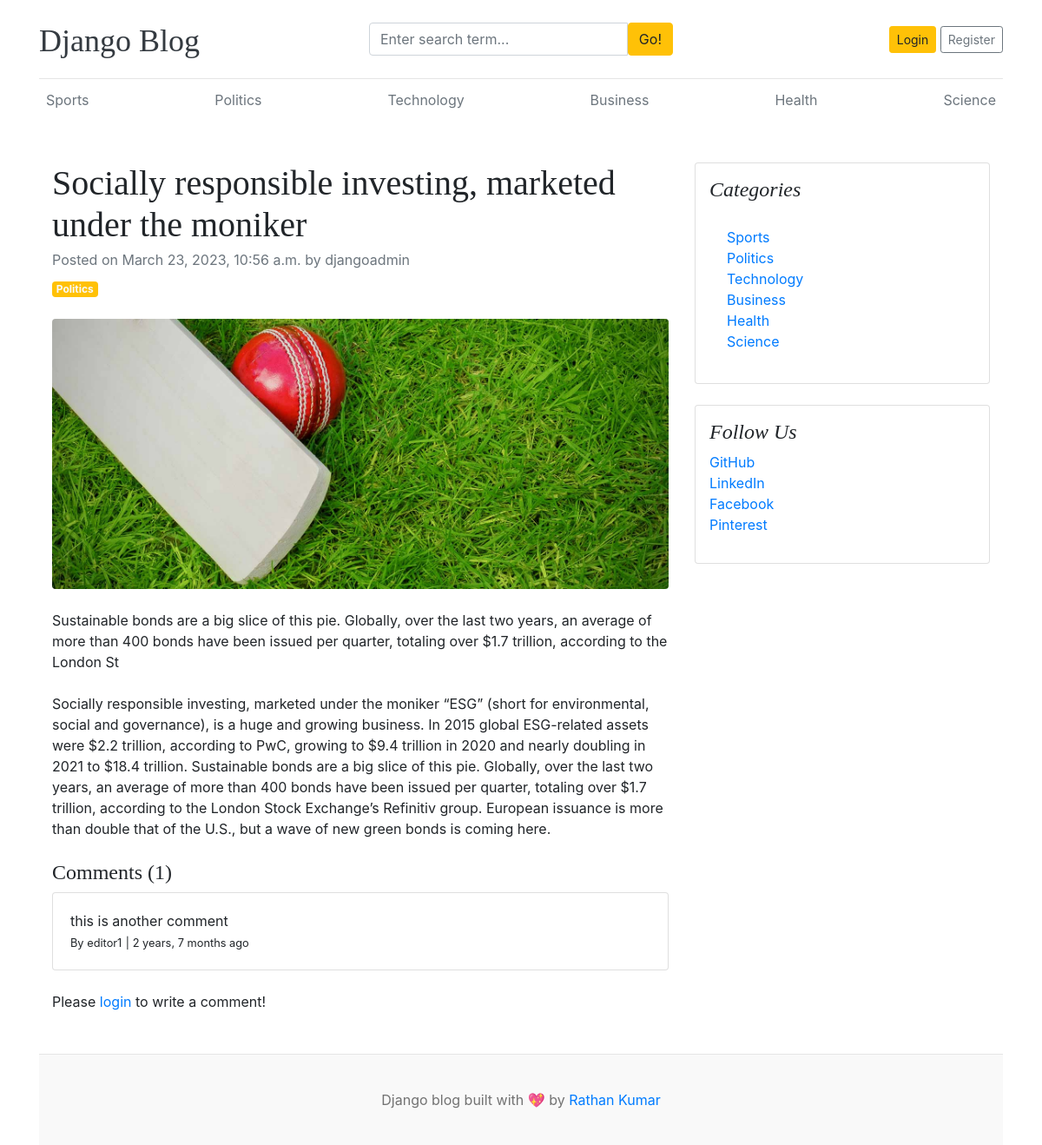
The app's page /blogs/socially-responsible-investing-marketed-under-the-moniker/, older data.
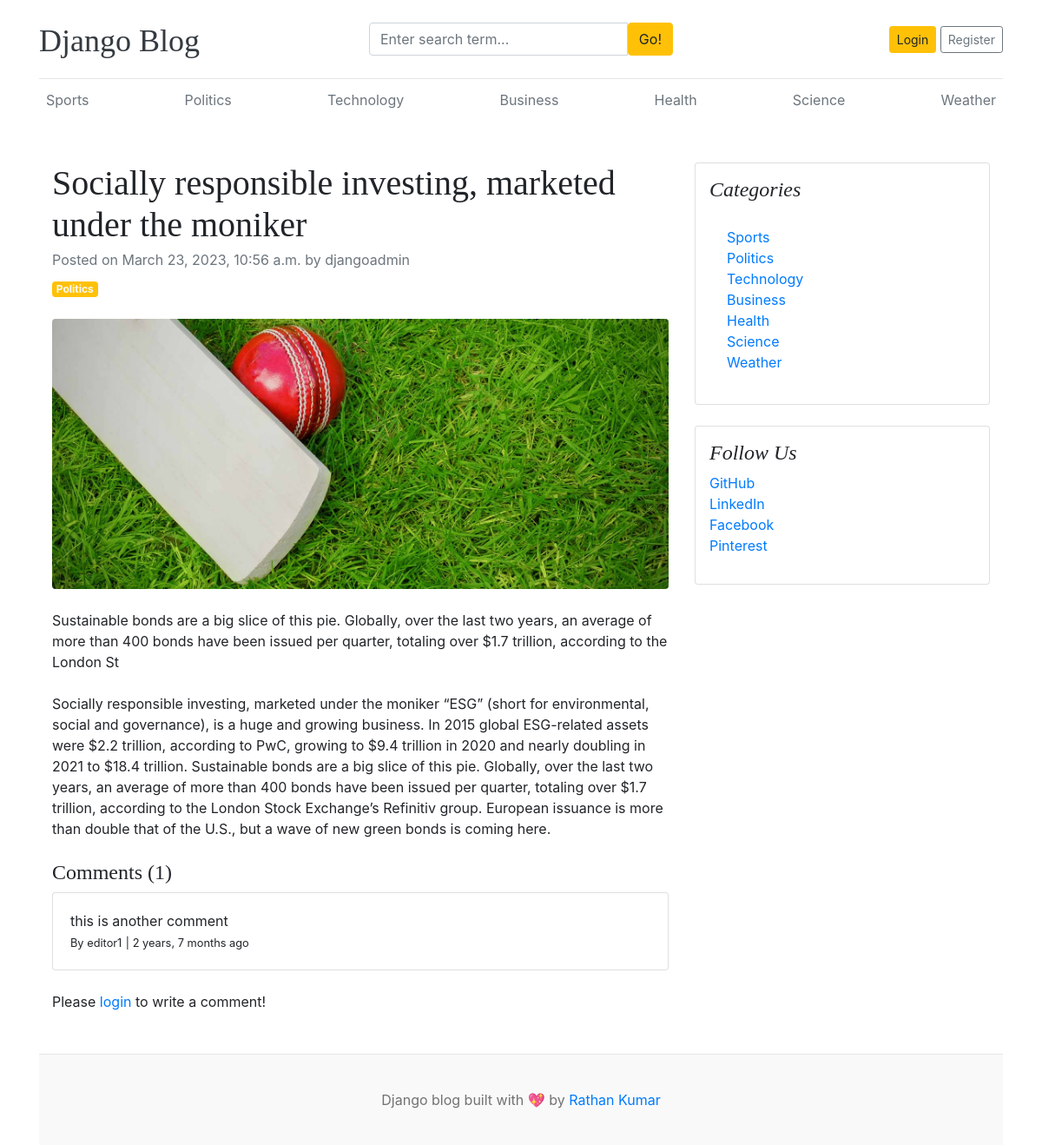
The same page, newer data.
### blogs/models.py (models this page shows, shortened)
class Category(models.Model):
    category_name = models.CharField(max_length=50, unique=True)
    created_at = models.DateTimeField(auto_now_add=True)
    updated_at = models.DateTimeField(auto_now=True)
    class Meta:
        verbose_name_plural = 'categories'
    def __str__(self):
        return self.category_name

class Blog(models.Model):
    title = models.CharField(max_length=100)
    slug = models.SlugField(max_length=150, unique=True, blank=True)
    category = models.ForeignKey(Category, on_delete=models.CASCADE)
    author = models.ForeignKey(User, on_delete=models.CASCADE)
    featured_image = models.ImageField(upload_to='uploads/%Y/%m/%d')
    short_description = models.TextField(max_length=500)
    blog_body = models.TextField(max_length=2000)
    status = models.CharField(max_length=20, choices=STATUS_CHOICES, default="Draft")
    is_featured = models.BooleanField(default=False)
    created_at = models.DateTimeField(auto_now_add=True)
    updated_at = models.DateTimeField(auto_now=True)

class Comment(models.Model):
    user = models.ForeignKey(User, on_delete=models.CASCADE)
    blog = models.ForeignKey(Blog, on_delete=models.CASCADE)
    comment = models.TextField(max_length=250)
    created_at = models.DateTimeField(auto_now_add=True)
    updated_at = models.DateTimeField(auto_now=True)
    def __str__(self):
        return self.comment

### assignments/models.py (models this page shows, shortened)
class SocialLink(models.Model):
    platform = models.CharField(max_length=25)
    link = models.URLField(max_length=100)
    created_at = models.DateTimeField(auto_now_add=True)
    updated_at = models.DateTimeField(auto_now=True)

### blogs/views.py (the view, shortened to what this page needs)
# urls.py: path('blogs/<slug:slug>/', BlogsView.blogs, name='blogs'),
def blogs(request, slug):
    single_blog = get_object_or_404(Blog, slug=slug, status='Published')
    comments = Comment.objects.filter(blog=single_blog)
    comment_count = comments.count()
    context = {
        'single_blog': single_blog,
        'comments': comments,
        'comment_count': comment_count,
    }
    return render(request, 'blogs.html', context)

### blogs/context_processors.py (called while the page is built)
def get_categories(request):
    categories = Category.objects.all()
    return dict(categories=categories)

def get_social_links(request):
    social_links = SocialLink.objects.all()
    return dict(social_links=social_links)

### templates/blogs.html
{% extends 'base.html' %}
{% block content %}
<div class="container mt-5">
    <div class="row">
        <div class="col-lg-8">
            <article>
                <header class="mb-4">
                    <h1 class="fw-bolder mb-1">{{ single_blog.title }}</h1>
                    <div class="text-muted fst-italic mb-2">Posted on {{ single_blog.created_at }} by {{ single_blog.author }}</div>
                    <a class="badge bg-warning text-decoration-none text-light" href="#!">{{ single_blog.category }}</a>
                </header>
                <figure class="mb-4"><img class="img-fluid rounded" src="{{ single_blog.featured_image.url }}" alt="..." /></figure>
                <section class="mb-5">
                    <p class="fs-5 mb-4">{{ single_blog.short_description }}</p>
                    <p class="fs-5 mb-4">{{ single_blog.blog_body }}</p>
                    <h4>Comments ({{ comment_count }})</h4>
                    {% if comments %}
                        {% for comment in comments %}
                            <div class="card mt-1">
                                <div class="card-body">
                                    <p class="card-text mb-0">{{ comment }}</p>
                                    <span>
                                        <small>By {{ comment.user }}</small>
                                        <small>| {{ comment.created_at | timesince }} ago</small>
                                    </span>
                                </div>
                            </div>
                        {% endfor %}
                    {% else %}
                    No comments yet.
                    {% endif %}
                    <br>
                    <div class="form-group">
                        {% if user.is_authenticated %}
                        <form action="" method="POST">
                            {% csrf_token %}
                            <div class="form-group">
                                <textarea name="comment" class="form-control" placeholder="Write your comment"></textarea>
                                <input type="submit" value="Submit" class="btn btn-primary mt-2">
                            </div>
                        </form>
                        {% else %}
                        <p>Please <span><a href="{% url 'login' %}">login</a></span> to write a comment!</p>
                        {% endif %}
                    </div>
                </section>
            </article>
        </div>
        <div class="col-lg-4">
            <div class="card mb-4 p-3">
                <h4 class="font-italic">Categories</h4>
                <div class="card-body">
                    <div class="row">
                        <div class="col-sm-6">
                            <ul class="list-unstyled mb-0">
                                {% for cat in categories %}
                                <li><a href="{% url 'posts_by_category' cat.id %}">{{ cat.category_name }}</a></li>
                                {% endfor %}
                            </ul>
                        </div>
                    </div>
                </div>
            </div>
            {% if social_links %}
            <div class="card mb-4 p-3">
                <h4 class="font-italic">Follow Us</h4>
                <ol class="list-unstyled">
                    {% for i in social_links %}
                    <li><a href="{{ i.link }}" target="_blank">{{ i.platform }}</a></li>
                    {% endfor %}
                </ol>
            </div>
            {% endif %}
        </div>
    </div>
</div>
{% endblock %}

### templates/base.html (shortened to what this page needs)
{% load static %}
<!DOCTYPE html>
<html lang="en">
<head>
    <link href="https://getbootstrap.com/docs/4.0/dist/css/bootstrap.min.css" rel="stylesheet">
    <link href="{% static 'css/blog.css' %}" rel="stylesheet">
    <link rel="stylesheet" href="https://cdnjs.cloudflare.com/ajax/libs/font-awesome/4.7.0/css/font-awesome.min.css">
  </head>
<body>
    <div class="container">
      <header class="blog-header py-3">
        <div class="row flex-nowrap justify-content-between align-items-center">
          <div class="col-4 pt-1">
            <a class="blog-header-logo text-dark" href="/">Django Blog</a>
          </div>
          <div class="col-4">
            <form action="{% url 'search' %}" method="GET">
              <div class="input-group">
                <input class="form-control" type="text" name="keyword" value="{{ keyword }}" placeholder="Enter search term..." aria-label="Enter search term..." aria-describedby="button-search" />
                <button type="submit" class="btn btn-warning" id="button-search" type="button">Go!</button>
            </div>
            </form>
          </div>
          <div class="col-4 d-flex justify-content-end align-items-center">
            {% if not user.is_authenticated %}
            <a class="btn btn-sm btn-warning" href="{% url 'login' %}">Login</a> &nbsp;
            <a class="btn btn-sm btn-outline-secondary" href="{% url 'register' %}">Register</a>
            {% else %}
            <span><a href="{% url 'dashboard' %}">Dashboard</a></span>
            &emsp;
            <span><a href="{% url 'logout' %}">Logout</a></span>
            {% endif %}
          </div>
        </div>
      </header>
      <div class="nav-scroller py-1 mb-2">
        <nav class="nav d-flex justify-content-between">
          {% for cat in categories %}
          <a class="p-2 text-muted" href="{% url 'posts_by_category' cat.id %}">{{ cat.category_name }}</a>
          {% endfor %}
        </nav>
      </div>
{% block content %}
{% endblock %}
<footer class="blog-footer">
    <p>Django blog built with 💖 by <a href="#">Rathan Kumar</a></p>
  </footer>
  </body>
  </html>

### blog_main/static/css/blog.css (style rules this page uses)
.blog-header { border-bottom: 1px solid #e5e5e5; }
.blog-header-logo { font-family: "Playfair Display", Georgia, "Times New Roman", serif; font-size: 2.25rem; }
h1, h2, h3, h4, h5, h6 { font-family: "Playfair Display", Georgia, "Times New Roman", serif; }
.blog-footer { padding: 2.5rem 0; color: #727272; text-align: center; background-color: #f9f9f9; border-top: .05rem solid #e5e5e5; }
.blog-footer p:last-child { margin-bottom: 0; }

Row changes from the older to the newer data that the page shows:
added Category: category_name "Weather"
